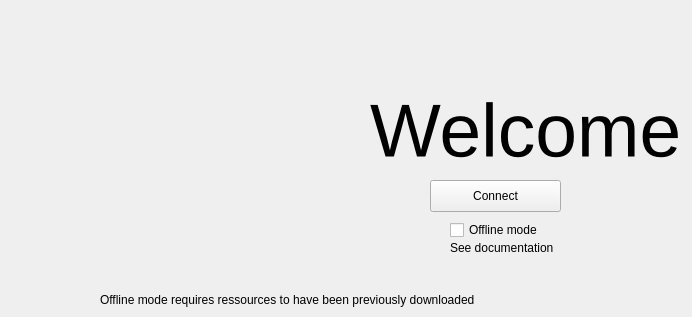
<?xml version="1.0" encoding="UTF-8"?>
<ui version="4.0">
 <class>Form</class>
 <widget class="QWidget" name="Form">
  <property name="geometry">
   <rect>
    <x>0</x>
    <y>0</y>
    <width>692</width>
    <height>317</height>
   </rect>
  </property>
  <property name="windowTitle">
   <string>PC Corp - Installer</string>
  </property>
  <property name="styleSheet">
   <string notr="true"/>
  </property>
  <widget class="QLabel" name="label">
   <property name="geometry">
    <rect>
     <x>370</x>
     <y>90</y>
     <width>311</width>
     <height>81</height>
    </rect>
   </property>
   <property name="font">
    <font>
     <pointsize>56</pointsize>
    </font>
   </property>
   <property name="text">
    <string>Welcome</string>
   </property>
  </widget>
  <widget class="QLabel" name="label_2">
   <property name="geometry">
    <rect>
     <x>0</x>
     <y>-10</y>
     <width>321</width>
     <height>331</height>
    </rect>
   </property>
   <property name="text">
    <string/>
   </property>
   <property name="pixmap">
    <pixmap>../../../../../../Mathéo/code/CasioModules/assets/logo.png</pixmap>
   </property>
  </widget>
  <widget class="QPushButton" name="pushButton">
   <property name="geometry">
    <rect>
     <x>430</x>
     <y>180</y>
     <width>131</width>
     <height>32</height>
    </rect>
   </property>
   <property name="text">
    <string>Connect</string>
   </property>
  </widget>
  <widget class="QCheckBox" name="checkBox">
   <property name="enabled">
    <bool>true</bool>
   </property>
   <property name="geometry">
    <rect>
     <x>450</x>
     <y>220</y>
     <width>351</width>
     <height>20</height>
    </rect>
   </property>
   <property name="text">
    <string>Offline mode</string>
   </property>
  </widget>
  <widget class="QLabel" name="label_3">
   <property name="geometry">
    <rect>
     <x>100</x>
     <y>290</y>
     <width>451</width>
     <height>20</height>
    </rect>
   </property>
   <property name="text">
    <string>Offline mode requires ressources to have been previously downloaded</string>
   </property>
  </widget>
  <widget class="QLabel" name="label_4">
   <property name="geometry">
    <rect>
     <x>450</x>
     <y>240</y>
     <width>118</width>
     <height>16</height>
    </rect>
   </property>
   <property name="text">
    <string>See documentation</string>
   </property>
   <property name="openExternalLinks">
    <bool>true</bool>
   </property>
  </widget>
 </widget>
 <resources/>
 <connections/>
</ui>
